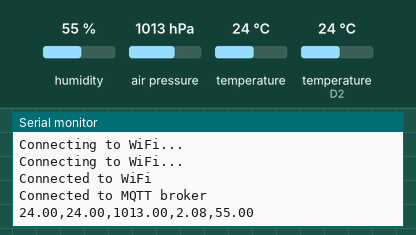
Simulated run of this sketch. Board: ESP8266 (NodeMCU). Parts: the last lines printed to the serial monitor. The test bench sets the inputs (shaded band); at power-on: humidity 55 %, air pressure 1013 hPa, temperature 24 °C, temperature (sensor on D2) 24 °C. WiFi joins after 1.5 s; servers stay silent unless stated; no MQTT or app messages arrive unless stated.

Above: at 3.2 s.
3.3 s: humidity set to 22 %
6.1 s: air pressure set to 952 hPa
At 8.2 s:
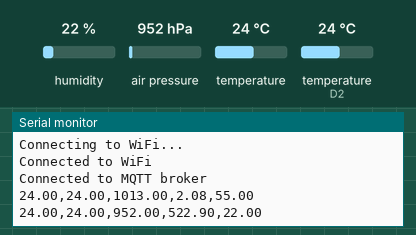
8.9 s: temperature (sensor 0) set to 12 °C
11.7 s: temperature (sensor on D2) set to 12 °C
At 13.0 s:
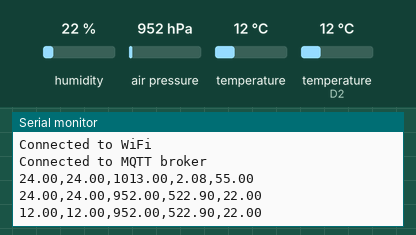
14.5 s: humidity set to 40 %
17.3 s: air pressure set to 975 hPa
At 17.3 s:
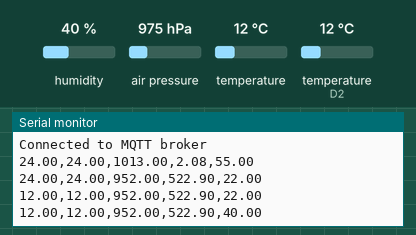
Timing chart, 0 to 20.3 s (numbered marks = the images above; inputs shaded):
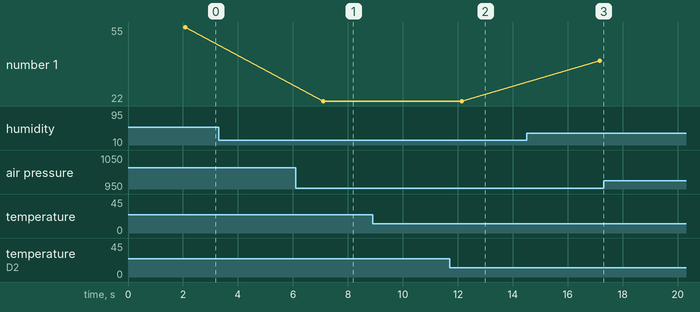

Measured:
- after the input at 6.1 s, the serial monitor: prints a new line after 1.0 s (image 1)
- after the input at 11.7 s, the serial monitor: prints a new line after 0.43 s (image 2)
- plotted number 1: 22 → 40 after the input at 14.5 s

The sketch:

MQTT_sensorData.ino
```cpp
#include <ESP8266WiFi.h>
#include <PubSubClient.h>
#include <Wire.h>
#include <Adafruit_BMP280.h>
#include <DHT.h>

const char* ssid = "SmartAgr";
const char* password = "Huy3Huy3";
const char* mqttServer = "192.168.137.146";

// const char* ssid = "Galaxy A52s 5GF4CF";
// const char* password = "kwon4758";
// const char* mqttServer = "172.24.23.206";

const int mqttPort = 1883;
const char* topic = "esp8266/data";

WiFiClient espClient;
PubSubClient client(espClient);

#define DHTPIN D2
#define DHTTYPE DHT11
Adafruit_BMP280 bme;
DHT dht(DHTPIN, DHTTYPE);

void setup() {
  Serial.begin(115200);

  // Connect to Wi-Fi
  WiFi.begin(ssid, password);
  while (WiFi.status() != WL_CONNECTED) {
    delay(1000);
    Serial.println("Connecting to WiFi...");
  }
  Serial.println("Connected to WiFi");

  // Connect to MQTT broker
  client.setServer(mqttServer, mqttPort);
  while (!client.connected()) {
    if (client.connect("ESP-8266")) {
      Serial.println("Connected to MQTT broker");
    } else {
      Serial.println("Failed to connect to MQTT broker. Retry in 5 seconds...");
      delay(5000);
    }
  }

  if (!bme.begin(0x76)) {
    Serial.println("Could not find a valid BMP280 sensor, check wiring!");
    while (1);
  }
}

void loop() {
  uint32_t pressureRaw = bme.readPressure();

  float temperature = bme.readTemperature();
  float pressure = bme.seaLevelForAltitude(0, pressureRaw / 100.0);
  float altitude = bme.readAltitude(1013.25);
  dht.begin();

  float humidity = dht.readHumidity();
  float temp = dht.readTemperature();
  char TempS[10];
  char PresS[10];
  char AltiS[10];
  char HumdS[10];
  char TdhtS[10];
  dtostrf(temperature, 4, 2, TempS);
  dtostrf(pressure, 4, 2, PresS);
  dtostrf(altitude, 4, 2, AltiS);
  dtostrf(humidity, 4, 2, HumdS);
  dtostrf(temp, 4, 2, TdhtS);

  String payload = String(min(temperature,temp))+","+String(max(temperature,temp))+","+String(pressure)+","+String(altitude)+","+String(humidity);

  // client.publish(topic, TempS);
  // client.publish(topic, PresS);
  // client.publish(topic, AltiS);
  // client.publish(topic, HumdS);
  // client.publish(topic, TdhtS);
  client.publish(topic, payload.c_str());


  // Serial.println(TempS);
  // Serial.println(PresS);
  // Serial.println(AltiS);
  // Serial.println(HumdS);
  // Serial.println(TdhtS);
  Serial.println(payload);

  delay(5000);  // Wait for 5 seconds before publishing again
}
```
